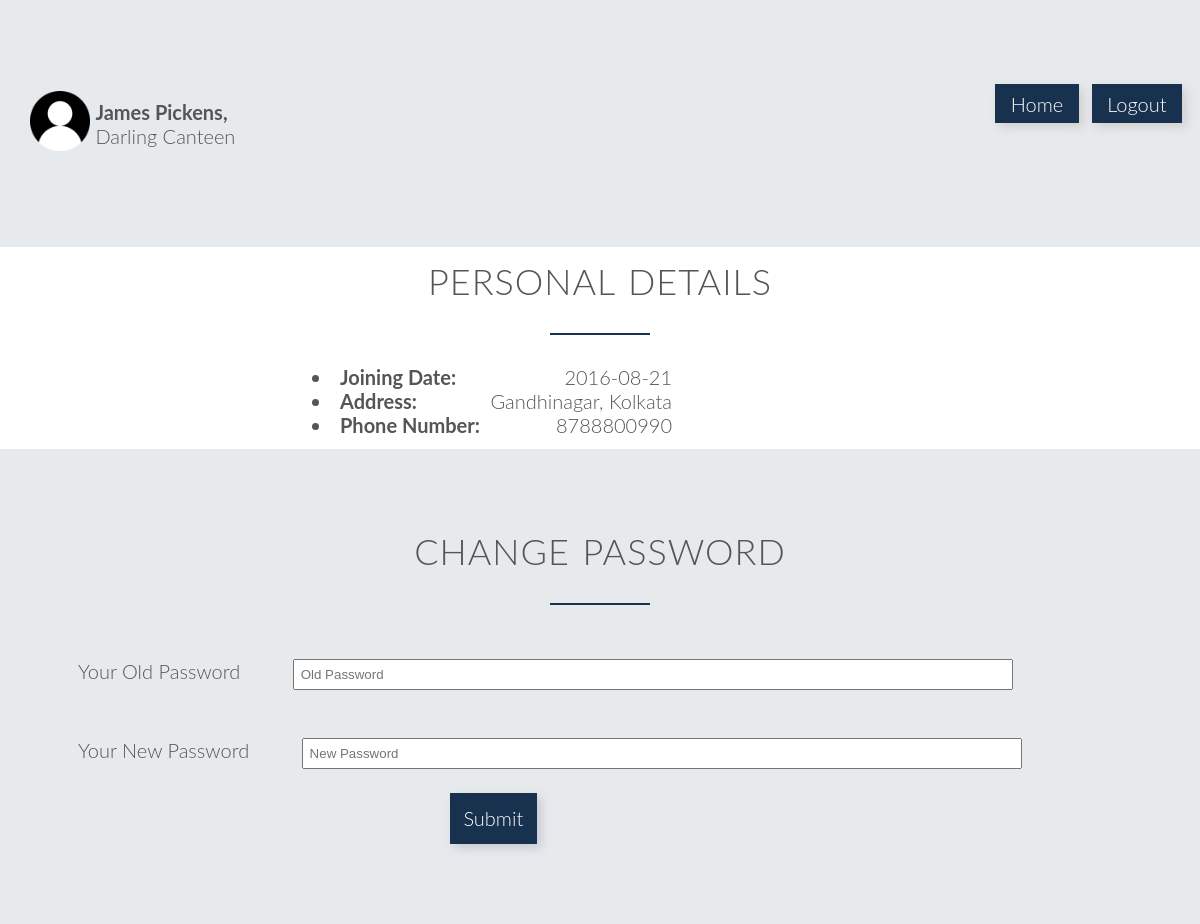
The app's page /empprod.php (signed in) with its own data.
### tables this page shows
CREATE TABLE `employee` (
  `eid` int(11) NOT NULL,
  `name` varchar(25) DEFAULT NULL,
  `join_date` date DEFAULT NULL,
  `streetname` varchar(15) DEFAULT NULL,
  `city` varchar(10) DEFAULT NULL,
  `phone` decimal(30,0) DEFAULT NULL,
  `cid` int(11) DEFAULT NULL
);

CREATE TABLE `canteen` (
  `cid` int(11) NOT NULL,
  `name` varchar(25) DEFAULT NULL,
  `location` varchar(10) DEFAULT NULL
);

### empprod.php (the view, shortened to what this page needs)
<!DOCTYPE html>
<?php
    include('sessionemp.php');
    $uname = $_SESSION['login_user'];
    $sql = "SELECT * from employee where eid='$uname'";
    $result = mysqli_query($db,$sql);
    $row = mysqli_fetch_array($result,MYSQLI_ASSOC);
    $cid = $row['cid'];
    $canteen = "SELECT * from canteen where cid='$cid'";
    $res = mysqli_query($db,$canteen);
    $cantrow = mysqli_fetch_array($res,MYSQLI_ASSOC);
?>
<html>
    <head>
        <link rel="stylesheet" type="text/css" href="css/style.css">
        <link rel="stylesheet" type="text/css" href="css/grid.css">
    </head>
    <body>
        <section class="section-plans">
            <div class="row">
                <div class="col span-10-of-12">
                    <img src="images/person.png" style="border-radius: 20%; width: 5vw;">
                    <div style="display: inline-block; vertical-align: super"><?php echo "<strong>".$row['name'].",</strong><br>".$cantrow['name'] ?></div>
                </div>
                <div class="col span-1-of-12"><a style="text-decoration: none; background-color: #18314f; padding: 10% 20%; color: white; vertical-align: text-bottom; margin-top: 20%; margin-bottom: 20%; box-shadow: 4px 4px 10px rgba(72, 39, 10, 0.15)" href="emphome.php">Home</a></div>
                <div class="col span-1-of-12"><a style="text-decoration: none; background-color: #18314f; padding: 10% 20%; color: white; vertical-align: text-bottom; margin-top: 20%; margin-bottom: 20%; box-shadow: 4px 4px 10px rgba(72, 39, 10, 0.15)" href="index.php">Logout</a></div>
            </div>
        </section>
        <section class="section-cant">
            <div class="row">
                <h2>Personal Details</h2>
            </div>
            <?php
                echo "<li style=\"margin-left:25vw; width:30vw;\"><strong>Joining Date: </strong><div style=\"float:right;\">".$row['join_date']."</div></li>";
                echo "<li style=\"margin-left:25vw; width:30vw;\"><strong>Address: </strong><div style=\"float:right;\">".$row['streetname'].", ".$row['city']."</div></li>";
                echo "<li style=\"margin-left:25vw; width:30vw;\"><strong>Phone Number: </strong><div style=\"float:right;\">".$row['phone']."</div></li>";
            ?>
        </section>
        <section class="section-plans">
            <div class="row">
                <h2>Change Password</h2>
            </div>
            <div class="row">
                <form method="post" id="sjt" name="sjt" action="<?php $_PHP_SELF ?>">
                    <label for="oldpwd" style="font-family: 'Lato','Arial', sans-serif;font-weight: 300;font-size: 20px; margin-left:4vw;">Your Old Password</label>
                    <input type="password" placeholder="Old Password" id="oldpwd" name="oldpwd" style="margin:2vw 4vw; width:60vw; padding: 0.5vw;" required>
                    <br>
                    <label for="newpwd" style="font-family: 'Lato','Arial', sans-serif;font-weight: 300;font-size: 20px; margin-left:4vw;">Your New Password</label>
                    <input type="password" placeholder="New Password" id="newpwd" name="newpwd" style="margin:2vw 4vw; width:60vw; padding: 0.5vw;" required>
                    <br>
                    <input type="submit" for="sjt" value="Submit" id="Submit" name="Submit" style="box-shadow: 4px 4px 10px rgba(12, 10, 72, 0.15); text-align: center; padding: 1%;border: 2px solid #18314f;background-color: #18314f; color: white; font-family: 'Lato','Arial', sans-serif;font-weight: 300;font-size: 20px;margin-left:35vw; margin-botton:4vw;"><br>
                </form>
            </div>
        </section>
   </body>
</html>

### css/style.css (style rules this page uses)
* { margin:0; padding: 0; -webkit-box-sizing: border-box; box-sizing: border-box; }
html, body { background-color: #fff; color: #555; font-family: 'Lato','Arial', sans-serif; font-weight: 300; font-size: 20px; text-rendering: optimizeLegibility; overflow-x: hidden; }
.row { max-width: 1140px; margin: 0 auto; }
section { padding: 80px 0px; }
h1, h2, h3 { font-weight: 300; text-transform: uppercase; }
h2 { font-size: 180%; word-spacing: 2px; text-align: center; margin-bottom: 30px; letter-spacing: 1px; }
h2:after { display: block; height: 2px; background-color: #18314f; content: " "; width: 100px; margin: 0 auto; margin-top: 30px; }
.section-cant { padding: 1%; }
.section-plans { background-color: rgba(24, 49, 79, 0.1); }
form { font-size: 80%; }

### css/grid.css (style rules this page uses)
.row { zoom: 1; }
.row:before, .row:after { content:""; display:table; }
.row:after { clear:both; }
.col { display: block; float:left; margin: 1% 0 1% 1.6%; }
.col:first-child { margin-left: 0; }
.span-10-of-12 { width: 83.06%; }
.span-1-of-12 { width: 6.86%; }

### records on screen
employee: name "James Pickens", join_date "2016-08-21", streetname "Gandhinagar", city "Kolkata", phone "8788800990"
canteen: name "Darling Canteen"
